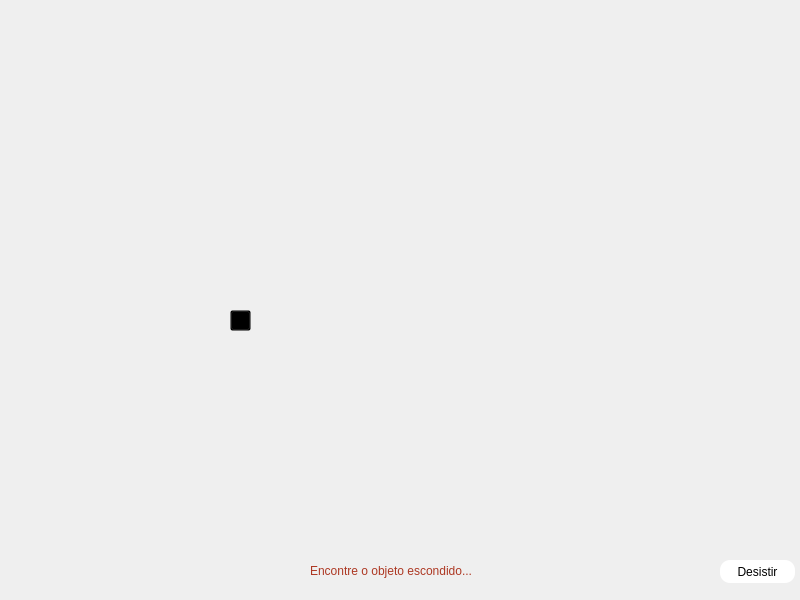
<?xml version="1.0" encoding="UTF-8"?>
<ui version="4.0">
 <class>sala2</class>
 <widget class="QMainWindow" name="sala2">
  <property name="geometry">
   <rect>
    <x>0</x>
    <y>0</y>
    <width>800</width>
    <height>600</height>
   </rect>
  </property>
  <property name="minimumSize">
   <size>
    <width>800</width>
    <height>600</height>
   </size>
  </property>
  <property name="maximumSize">
   <size>
    <width>800</width>
    <height>600</height>
   </size>
  </property>
  <property name="windowTitle">
   <string>sala2</string>
  </property>
  <widget class="QWidget" name="centralwidget">
   <widget class="QLabel" name="lbImg">
    <property name="geometry">
     <rect>
      <x>0</x>
      <y>0</y>
      <width>800</width>
      <height>600</height>
     </rect>
    </property>
    <property name="minimumSize">
     <size>
      <width>800</width>
      <height>600</height>
     </size>
    </property>
    <property name="maximumSize">
     <size>
      <width>800</width>
      <height>600</height>
     </size>
    </property>
    <property name="text">
     <string/>
    </property>
    <property name="pixmap">
     <pixmap>../img/sala2.png</pixmap>
    </property>
    <property name="scaledContents">
     <bool>true</bool>
    </property>
   </widget>
   <widget class="QLabel" name="lbDesc">
    <property name="geometry">
     <rect>
      <x>310</x>
      <y>540</y>
      <width>231</width>
      <height>61</height>
     </rect>
    </property>
    <property name="styleSheet">
     <string notr="true">color: rgb(173, 56, 35);
font: 16pt &quot;Informal Roman&quot;;</string>
    </property>
    <property name="text">
     <string>Encontre o objeto escondido...</string>
    </property>
   </widget>
   <widget class="QPushButton" name="btDesistir">
    <property name="geometry">
     <rect>
      <x>720</x>
      <y>560</y>
      <width>75</width>
      <height>23</height>
     </rect>
    </property>
    <property name="styleSheet">
     <string notr="true">font: 12pt &quot;Ink Free&quot;;
background-color: white;
border-radius: 10px;</string>
    </property>
    <property name="text">
     <string>Desistir</string>
    </property>
   </widget>
   <widget class="QPushButton" name="btObj">
    <property name="geometry">
     <rect>
      <x>230</x>
      <y>310</y>
      <width>21</width>
      <height>21</height>
     </rect>
    </property>
    <property name="styleSheet">
     <string notr="true">background-color: rgba(0, 0, 0, 0);</string>
    </property>
    <property name="text">
     <string/>
    </property>
   </widget>
  </widget>
 </widget>
 <resources/>
 <connections/>
</ui>
